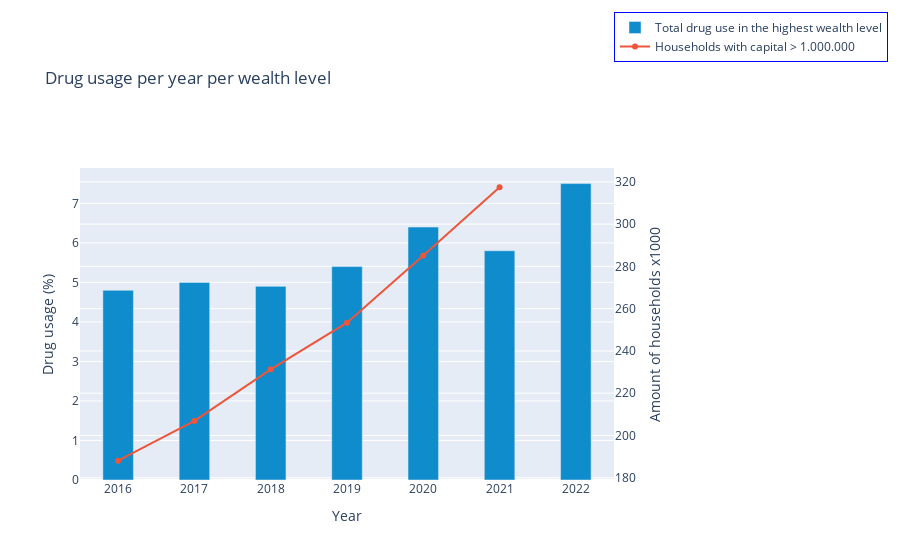

Notebook code for this chart:
### Markdown cell above
In recent years, the number of households with a capital of a million or more in the Netherlands has increased(CBS, 2022). People in the highest wealth group are generally happier than those in a lower wealth group. Also, the most affluent people in the Netherlands also started using more drugs. This suggests a link between happiness and drug use.

### Code cell
# Filteren op kenmerken
f_df = cbs_df[cbs_df['\ufeff"Persoonskenmerken"'] == 'Vermogen: 4e 20%-groep']
fi_df = cbs_df[cbs_df['\ufeff"Persoonskenmerken"'] == 'Vermogen: 5e 20%-groep']
miljonairs_df = pd.read_csv('miljoen.csv')
 
# Bars maken, kleur geven en titel geven 
fig = go.Figure(data=[
    go.Bar(name='Total drug use in the highest wealth level', x=fi_df['Perioden'], y=fi_df["Drugsgebruik, 12 jaar of ouder/Drugsgebruik totaal/Afgelopen jaar (%)"], marker=dict(color='rgb(14,140,203)'),
    width=[0.4, 0.4, 0.4, 0.4, 0.4, 0.4, 0.4]),
    go.Scatter(x=np.array(miljonairs_df['Jaar']),
    y=np.array(miljonairs_df['In lopende prijzen (x 1 000)']),
    name='Households with capital > 1.000.000', yaxis='y2')])

# Opmaak van de grafiek
fig.update_layout(title=dict(text='Drug usage per year per wealth level'), 
    legend=dict(
    yanchor="top",
    y=1.5,
    xanchor="left",
    x=1,
    bordercolor='blue',
    borderwidth = 1),
    
    xaxis_type='category', xaxis=dict(title='Year', tickmode='linear'), 
    yaxis=dict(title='Drug usage (%)', categoryorder='total ascending'),
    yaxis2=dict(
        title='Amount of households x1000',
        overlaying='y',
        side='right',
        categoryorder='category ascending'
    ),
    barmode='group')

### Figure 1 — Plotly figure (JSON) as saved in the notebook; plotly's stock layout.template omitted (floating-point values rounded to 4 significant figures)
{"data": [{"marker": {"color": "rgb(14,140,203)"}, "name": "Total drug use in the highest wealth level", "type": "bar", "width": [0.4, 0.4, 0.4, 0.4, 0.4, 0.4, 0.4], "x": [2016, 2017, 2018, 2019, 2020, 2021, 2022], "y": [4.8, 5, 4.9, 5.4, 6.4, 5.8, 7.5]}, {"name": "Households with capital > 1.000.000", "type": "scatter", "x": [2016, 2017, 2018, 2019, 2020, 2021], "y": [188.1, 206.9, 231.3, 253.4, 285.2, 317.4], "yaxis": "y2"}], "layout": {"barmode": "group", "legend": {"bordercolor": "blue", "borderwidth": 1, "x": 1, "xanchor": "left", "y": 1.5, "yanchor": "top"}, "title": {"text": "Drug usage per year per wealth level"}, "xaxis": {"tickmode": "linear", "title": {"text": "Year"}, "type": "category"}, "yaxis": {"categoryorder": "total ascending", "title": {"text": "Drug usage (%)"}}, "yaxis2": {"categoryorder": "category ascending", "overlaying": "y", "side": "right", "title": {"text": "Amount of households x1000"}}}}
